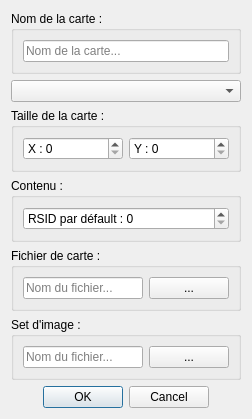
<?xml version="1.0" encoding="UTF-8"?>
<ui version="4.0">
 <class>NewMapDialog</class>
 <widget class="QDialog" name="NewMapDialog">
  <property name="geometry">
   <rect>
    <x>0</x>
    <y>0</y>
    <width>252</width>
    <height>368</height>
   </rect>
  </property>
  <property name="windowTitle">
   <string>Nouvelle carte...</string>
  </property>
  <layout class="QVBoxLayout" name="verticalLayout">
   <item>
    <widget class="QGroupBox" name="groupBox">
     <property name="title">
      <string>Nom de la carte :</string>
     </property>
     <layout class="QVBoxLayout" name="verticalLayout_2">
      <item>
       <widget class="QLineEdit" name="mapName">
        <property name="placeholderText">
         <string>Nom de la carte...</string>
        </property>
       </widget>
      </item>
     </layout>
    </widget>
   </item>
   <item>
    <widget class="QComboBox" name="typeCB"/>
   </item>
   <item>
    <widget class="QGroupBox" name="groupBox_2">
     <property name="title">
      <string>Taille de la carte :</string>
     </property>
     <layout class="QHBoxLayout" name="horizontalLayout">
      <item>
       <widget class="QSpinBox" name="mapSizeX">
        <property name="suffix">
         <string/>
        </property>
        <property name="prefix">
         <string>X : </string>
        </property>
       </widget>
      </item>
      <item>
       <widget class="QSpinBox" name="mapSizeY">
        <property name="accelerated">
         <bool>true</bool>
        </property>
        <property name="suffix">
         <string/>
        </property>
        <property name="prefix">
         <string>Y : </string>
        </property>
       </widget>
      </item>
     </layout>
    </widget>
   </item>
   <item>
    <widget class="QGroupBox" name="groupBox_4">
     <property name="title">
      <string>Contenu :</string>
     </property>
     <layout class="QHBoxLayout" name="horizontalLayout_3">
      <item>
       <widget class="QSpinBox" name="RSIDSpinBox">
        <property name="prefix">
         <string>RSID par défault : </string>
        </property>
       </widget>
      </item>
     </layout>
    </widget>
   </item>
   <item>
    <widget class="QGroupBox" name="groupBox_5">
     <property name="title">
      <string>Fichier de carte :</string>
     </property>
     <layout class="QHBoxLayout" name="horizontalLayout_4">
      <item>
       <widget class="QLineEdit" name="mapFile">
        <property name="placeholderText">
         <string>Nom du fichier...</string>
        </property>
       </widget>
      </item>
      <item>
       <widget class="QPushButton" name="mbrowse">
        <property name="text">
         <string>...</string>
        </property>
       </widget>
      </item>
     </layout>
    </widget>
   </item>
   <item>
    <widget class="QGroupBox" name="groupBox_3">
     <property name="title">
      <string>Set d'image :</string>
     </property>
     <layout class="QHBoxLayout" name="horizontalLayout_2">
      <item>
       <widget class="QLineEdit" name="ressFile">
        <property name="placeholderText">
         <string>Nom du fichier...</string>
        </property>
       </widget>
      </item>
      <item>
       <widget class="QPushButton" name="browse">
        <property name="toolTip">
         <string>Parcourir...</string>
        </property>
        <property name="whatsThis">
         <string>Parcourir...</string>
        </property>
        <property name="text">
         <string>...</string>
        </property>
       </widget>
      </item>
     </layout>
    </widget>
   </item>
   <item>
    <widget class="QDialogButtonBox" name="buttonBox">
     <property name="orientation">
      <enum>Qt::Horizontal</enum>
     </property>
     <property name="standardButtons">
      <set>QDialogButtonBox::Cancel|QDialogButtonBox::Ok</set>
     </property>
     <property name="centerButtons">
      <bool>true</bool>
     </property>
    </widget>
   </item>
  </layout>
 </widget>
 <resources/>
 <connections>
  <connection>
   <sender>buttonBox</sender>
   <signal>accepted()</signal>
   <receiver>NewMapDialog</receiver>
   <slot>accept()</slot>
   <hints>
    <hint type="sourcelabel">
     <x>248</x>
     <y>254</y>
    </hint>
    <hint type="destinationlabel">
     <x>157</x>
     <y>274</y>
    </hint>
   </hints>
  </connection>
  <connection>
   <sender>buttonBox</sender>
   <signal>rejected()</signal>
   <receiver>NewMapDialog</receiver>
   <slot>reject()</slot>
   <hints>
    <hint type="sourcelabel">
     <x>316</x>
     <y>260</y>
    </hint>
    <hint type="destinationlabel">
     <x>286</x>
     <y>274</y>
    </hint>
   </hints>
  </connection>
 </connections>
</ui>
